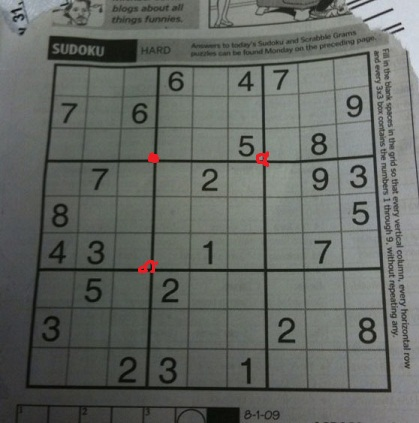
#> input picture sudoku.jpg, 419 x 423 px
$ python 2_GeometricTransformationDemo.py
#> lines starting #> are read from the running program, lines starting #| are printed output that depends on the picture
import numpy as np

#import opencv into pycharm
import cv2 as cv

# [107 lines left out: functions scaleImage, translateImage, rotateImage, affineImage, not called in this run]


def perspectiveImage(img, pts1, pts2, bShow=False):
    """
    Perspective Transformation
    For perspective transformation, you need a 3x3 transformation matrix.
    Straight lines will remain straight even after the transformation.
    To find this transformation matrix, you need 4 points on the input image and corresponding points on the output image.
    Among these 4 points, 3 of them should not be collinear.
    Then the transformation matrix can be found by the function cv.getPerspectiveTransform.
    Then apply cv.warpPerspective with this 3x3 transformation matrix.
    :param img: input image
    :param pts1: 4 reference points in img ( 3 of them should not be collinear ). exp: pts1 = np.float32([[56,65],[368,52],[28,387],[389,390]])
    :param pts2: 4 projection points in result. exp: pts2 = np.float32([[0,0],[300,0],[0,300],[300,300]])
    :param bShow: whether show new image or not
    :return: perpective image
    """
    M = cv.getPerspectiveTransform(pts1, pts2)
    per = cv.warpPerspective(img, M, (300, 300))
    if bShow:
        cv.imshow("perspective image", per)
        cv.waitKey(0)


# [54 lines left out: functions scaleImageDemo, translateImageDemo, rotateImageDemo, affineImageDemo, not called in this run]


def perspectiveImageDemo():
    """
    Demo perspective image by using perspectiveImage func
    read an image using cv.imread() and then perspective them
    :return:
    """
    img = cv.imread('sudoku.jpg')
#> img is the input picture: shape (423, 419, 3); mean B, G, R 98.8, 103.5, 99.7
    cv.imshow("before perspective", img)
    pts1 = np.float32([[56, 65], [368, 52], [28, 387], [389, 390]])
    pts2 = np.float32([[0, 0], [300, 0], [0, 300], [450, 300]])
    perspectiveImage(img, pts1, pts2, True)
#> in perspectiveImage, `per = cv.warpPerspective(img, M, (300, 300))`:
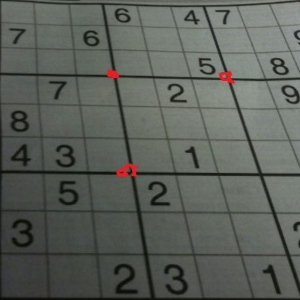
#> per: shape (300, 300, 3); mean B, G, R 89.4, 95.7, 91.3
    cv.destroyAllWindows()

def main():
    # translateImageDemo()
    # rotateImageDemo()
    # affineImageDemo()
    perspectiveImageDemo()

#if __name__ == "main":
main()

$ run again, with family.jpg copied over sudoku.jpg
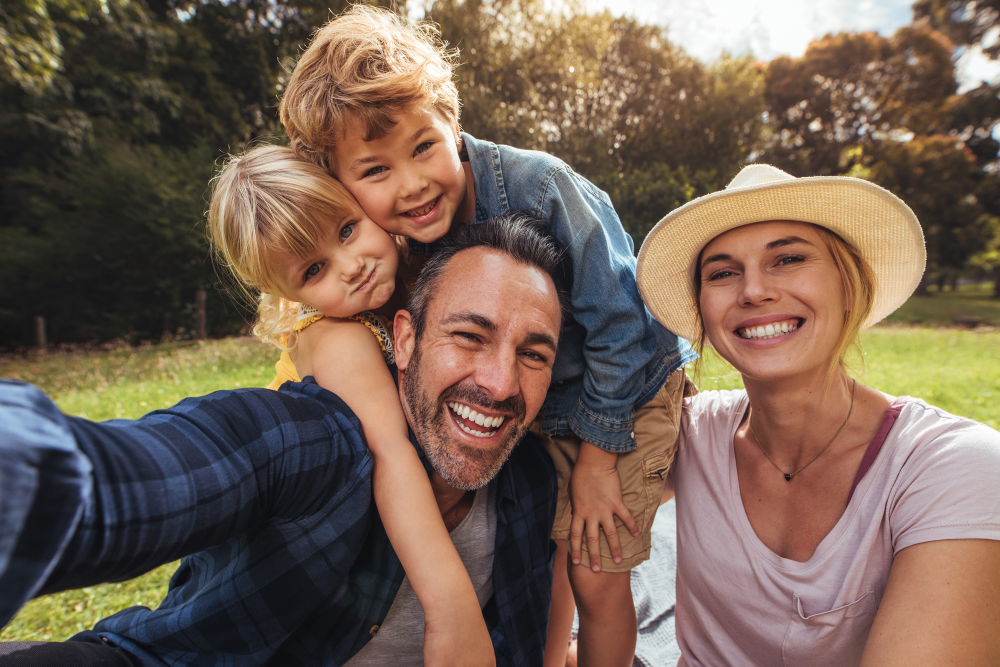
#> input picture family.jpg, 2000 x 1333 px (shown at 1/2 size)
#> in perspectiveImageDemo, img is the input picture: shape (1333, 2000, 3); mean B, G, R 84.1, 98.3, 119
#> in perspectiveImage, `per = cv.warpPerspective(img, M, (300, 300))`:
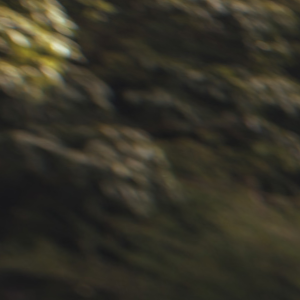
#> per: shape (300, 300, 3); mean B, G, R 38.6, 50.2, 52.8

$ run again, with home.jpg copied over sudoku.jpg
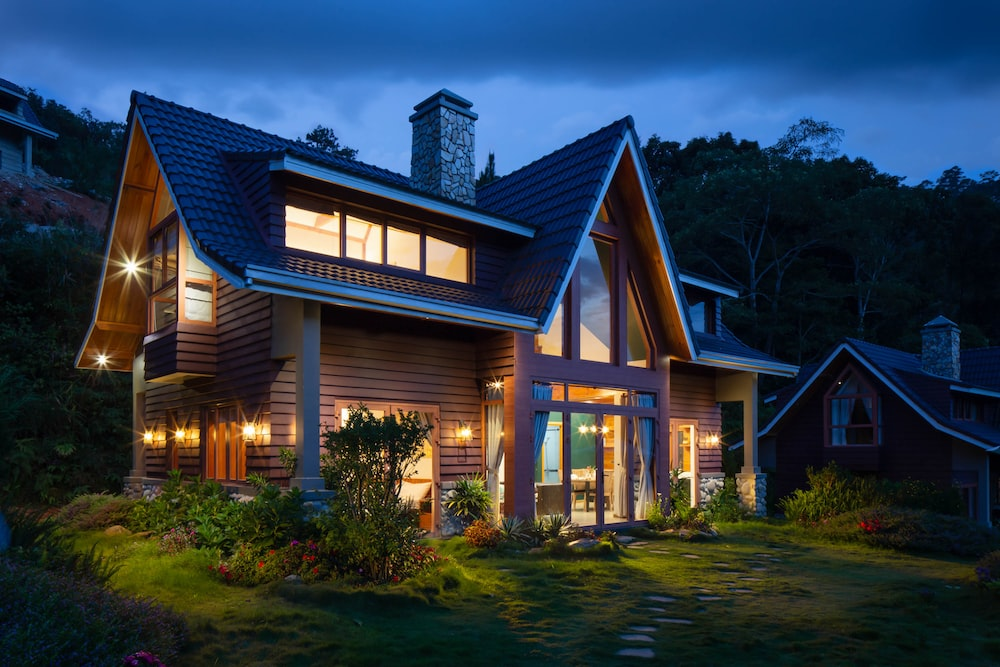
#> input picture home.jpg, 1000 x 667 px
#> in perspectiveImageDemo, img is the input picture: shape (667, 1000, 3); mean B, G, R 71.4, 58.2, 44.7
#> in perspectiveImage, `per = cv.warpPerspective(img, M, (300, 300))`:
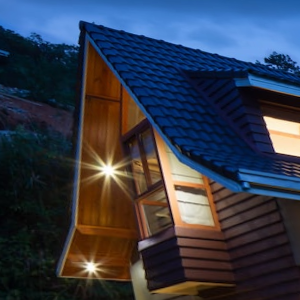
#> per: shape (300, 300, 3); mean B, G, R 74.6, 59.4, 53.2
